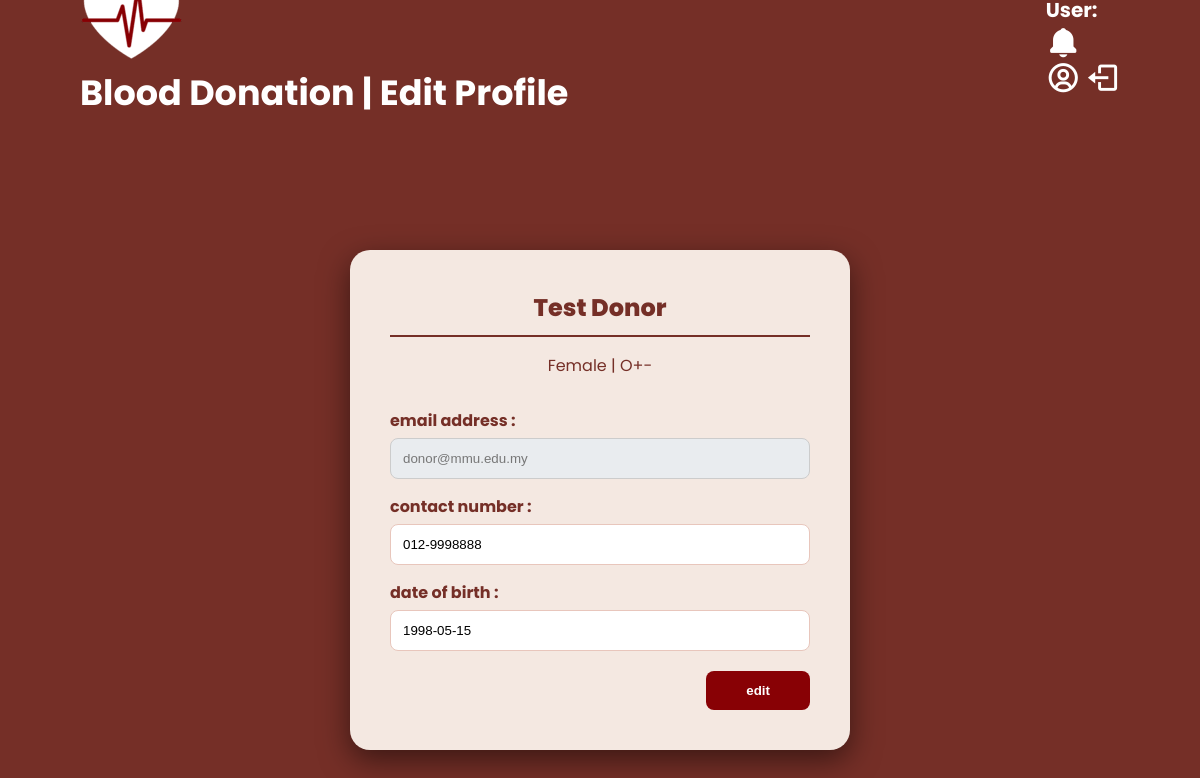
The app's page /donor-profile (signed in), older data.
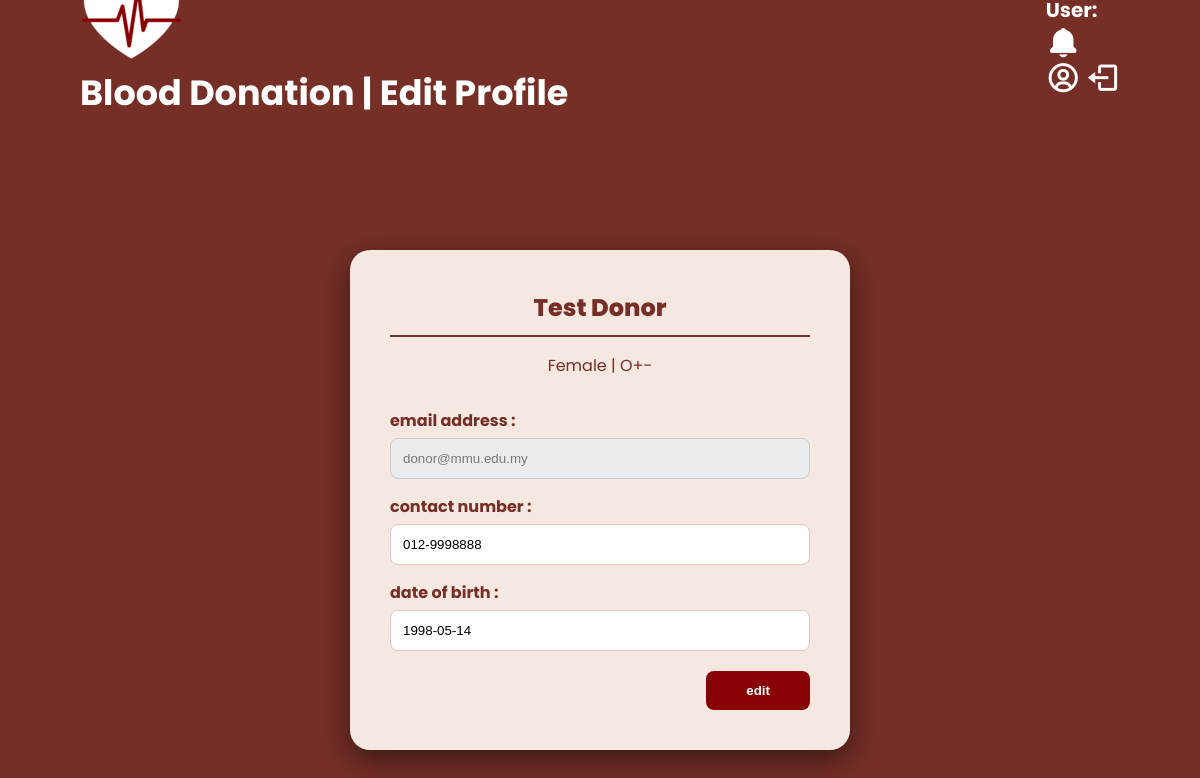
The same page, newer data.
### tables this page shows
CREATE TABLE RegisteredUser (
    userID VARCHAR(20) NOT NULL,
    name VARCHAR(50) NOT NULL,
    email VARCHAR(50) NOT NULL,
    password VARCHAR(255) NOT NULL, -- Encrypted credentials
    role VARCHAR(15) NOT NULL, -- Donor, EO, Staff, Admin 
    PRIMARY KEY (userID)
);

CREATE TABLE Donor (
    userID VARCHAR(20) NOT NULL,
    contactNum VARCHAR(15) NOT NULL,
    bloodType VARCHAR(10) NOT NULL,
    RhFactor BOOLEAN NOT NULL,
    dateOfBirth VARCHAR(10) NOT NULL,
    gender VARCHAR(10) NOT NULL,
    PRIMARY KEY (userID),
    FOREIGN KEY (userID) REFERENCES RegisteredUser(userID)
);

### app.py (the view, shortened to what this page needs)
@app.route('/donor-profile', methods=['GET', 'POST'])
def donor_profile():
    if 'username' not in session:
        return redirect(url_for('login'))
    user_id = session['ID']
    db = get_db()
    try:
        row = db.execute('''
            SELECT u.name, u.email, d.gender, d.bloodType, d.contactNum, d.dateOfBirth
            FROM RegisteredUser u
            JOIN Donor d ON u.userID = d.userID
            WHERE u.userID = ?''', (user_id,)).fetchone()
        notifications = db.execute('''
            SELECT Hospital.hospitalName, UrgentRequest.requiredBloodType
            FROM UrgentRequest
            JOIN Hospital ON UrgentRequest.userID = Hospital.userID
        ''').fetchall()
    finally:
        db.close()
    return render_template('donor-profile.html', user=row, notifications=notifications)

### app.py (called while the page is built)
def get_db():
    conn = sqlite3.connect("database.db", timeout=10, check_same_thread=False)
    conn.row_factory = sqlite3.Row
    return conn

### templates/donor-profile.html (shortened to what this page needs)
<!DOCTYPE html>
<html>
<head>
    <link href='https://unpkg.com/boxicons@2.1.4/css/boxicons.min.css' rel='stylesheet'>
</head>
<body>
    <div class="navbar">
    <div class="navbar-header">
        <img src="/static/logo-heart.png" class="logo-img">
        <a>Blood Donation | Edit Profile</a>
    </div>
    <div class="right-nav">
        <h1>User: {{ session.get['username'] }}</h1>
        <div class="notif-wrapper" style="position: relative; display: flex; align-items: center;">
            <i class='bx bxs-bell bell-icon' onclick="toggleNotif()"></i>
        </div>
        <a href="{{ url_for('donor_dashboard') }}"><i class='bx bx-user-circle' style="color:white"></i></a>
        <a href="{{ url_for('login') }}"><i class='bx bx-log-out' style="color:white"></i></a>
    </div>
</div>
    <div class="profile-card">
        <div class="header">
            <h2 style="margin:0">{{ user.name }}</h2>
            <p>{{ user.gender }} | {{ user.bloodType }}{% if user.rhFactor %}\+{% else %}-{% endif %} </p>
        </div>
        <form method="POST">
            <label>email address :</label>
            <input type="email" name="email" value="{{ user.email }}" readonly style="background-color: #e9ecef; cursor: not-allowed;">
            <label>contact number :</label>
            <input type="text" name="contactNum" value="{{ user.contactNum }}">
            <label>date of birth :</label>
            <input type="text" name="dob" value="{{ user.dateOfBirth }}">
            <button type="submit" class="btn-edit">edit</button>
        </form>
    </div>
</body>
</html>

### templates/donor-profile.html (style rules this page uses)
* { box-sizing: border-box; }
body { background: #752f27; font-family: 'Poppins'; display: flex; flex-direction: column; align-items: center; min-height: 100vh; margin: 0; }
.navbar { position: fixed; top: 0; width: 100%; height: 90px; background: #752f27; display: flex; justify-content: space-between; align-items: center; padding: 0 80px; z-index: 1000; }
.navbar-header a { color: white !important; font-size: 35px; text-decoration: none; font-weight: 700; font-family: 'Poppins', sans-serif; align-items: center; display: flex; }
.right-nav i { font-size: 35px !important; cursor: pointer; color: white !important; transition: 0.3s; vertical-align: middle; gap: 20px !important; }
.right-nav h1 { font-size: 20px; font-weight: 700 !important; color: white !important; margin: 0; align-items: center !important; display: flex !important; gap: 20px !important; }
.profile-card { background: #f4e8e1; width: 500px; padding: 40px; border-radius: 20px; box-shadow: 0 10px 30px rgba(0,0,0,0.5); margin-top: 140px; }
.header { color: #752f27; text-align: center; margin-bottom: 30px; }
.header h2 { font-weight: 800; border-bottom: 2px solid #752f27; padding-bottom: 10px; }
label { color: #752f27; font-weight: bold; display: block; margin-top: 15px; }
input { width: 100%; padding: 12px; border: 1px solid #e8c6bc; border-radius: 8px; margin-top: 5px; background: white; }
.btn-edit { background: #880105; color: white; border: none; padding: 12px 40px; border-radius: 8px; float: right; margin-top: 20px; cursor: pointer; font-weight: bold; transition: 0.3s; }
input[readonly] { background-color: #eeeeee; color: #777; border: 1px solid #ccc; }

Row changes from the older to the newer data that the page shows:
changed Donor "Female": dob "1998-05-15" → "1998-05-14"
